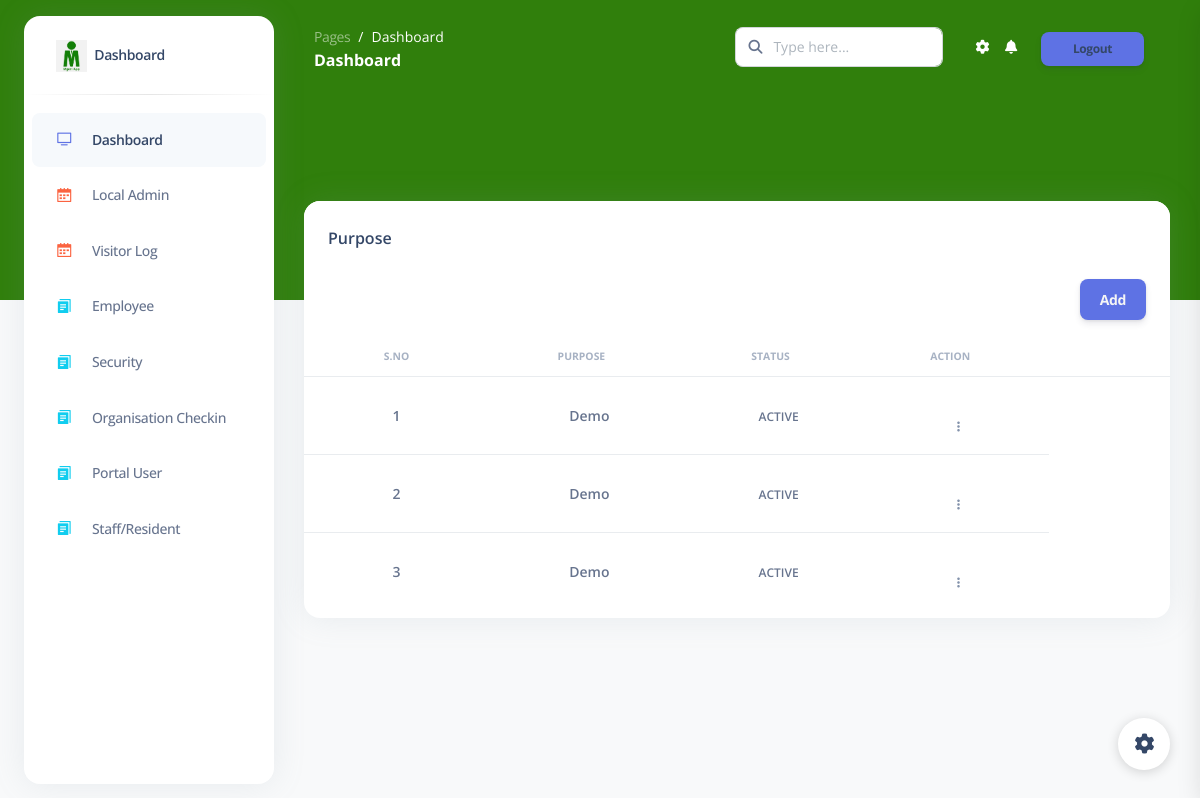
The page /purpose (signed in) on the database its author committed.
### subapp/models.py (models this page shows, shortened)
class Purpose(models.Model):
    user_id=models.ForeignKey(User,on_delete=models.CASCADE, null=True)
    name=models.CharField(max_length=100,blank=True,null=True)
    status=models.CharField(max_length=100)
    created_at = models.DateTimeField(auto_now_add=True)

### subapp/views.py (the view, shortened to what this page needs)
# urls.py: path('purpose', views.PurposeView.as_view(),name='purpose_api'),
@user_passes_test(check_role_is_organisationadmin_and_localadmin)
def purpose(request):
    records = Purpose.objects.all()
    form = PurposeForm(initial={"user_id": request.user.id})
    context = {"form": form, "records": records, "purpose": "active"}
    return render(request, "mgeni/purpose.html", context)

### subapp/forms.py
class PurposeForm(forms.ModelForm):
    class Meta:
        model = Purpose
        fields = '__all__'
        widgets={
            'user_id':forms.TextInput(attrs={'hidden':'hidden'}),
        }
    def __init__(self, *args, **kwargs):
        super(PurposeForm, self).__init__(*args, **kwargs)
        for visible in self.visible_fields():
            visible.field.widget.attrs['class'] = 'form-control'

### subapp/check_user_role.py (called while the page is built)
def check_role_is_organisationadmin_and_localadmin(user):
    print(user)
    if user.is_authenticated and user.role.role_name == "OrganisationAdmin" or user.is_authenticated and user.role.role_name == "LocalAdmin":
        return True
    else:
        return redirect('/login')

### subapp/templates/mgeni/purpose.html (shortened to what this page needs)
{% extends 'base.html' %}
{% block body_block %}
{% load static %}
<br><br><br>
<div class="row" style="padding: 30px;">
    <div class="col-12">
      <div class="card mb-4">
        <div class="card-header pb-0">
          <h6>Purpose</h6>
          <button style="float: right;" type="button" class="btn btn-primary" data-bs-toggle="modal" data-bs-target="#exampleModal">
            Add
          </button>
        </div>
        <div class="card-body px-0 pt-0 pb-2">
          <div class="table-responsive p-0">
            <table class="table align-items-center justify-content-center mb-0">
              <thead>
                <tr>
                  <th class="text-uppercase text-secondary text-xxs font-weight-bolder opacity-7">S.no</th>
                  <th class="text-uppercase text-secondary text-xxs font-weight-bolder opacity-7 ps-2">Purpose</th>
                  <th class="text-uppercase text-secondary text-xxs font-weight-bolder opacity-7 ps-2">Status</th>
                  <th class="text-uppercase text-secondary text-xxs font-weight-bolder text-center opacity-7 ps-2">Action</th>
                  <th></th>
                </tr>
              </thead>
              <tbody>
                {% for data in records %}
                <tr>
                    <td>
                        <p class="text-sm font-weight-bold mb-0">{{forloop.counter}}</p>
                      </td>
                  <td>
                    <p class="text-sm font-weight-bold mb-0">{{data.name}}</p>
                  </td>
                  <td>
                    <span class="text-xs font-weight-bold">{{data.status}}</span>
                  </td>
                  <td >
                    <button class="btn btn-link text-secondary mb-0">
                      <i class="fa fa-ellipsis-v text-xs"></i>
                    </button>
                  </td>
                </tr>
                {% endfor %}
              </tbody>
            </table>
          </div>
        </div>
      </div>
    </div>
  </div>
{% endblock %}

### subapp/templates/mgeni/purpose.html (style rules this page uses)
td,th { text-align: center; }

### subapp/templates/base.html (style rules this page uses)
.btn { color: whitesmoke; }
button { outline-color: none; text-decoration-color: white; background-color:whitesmoke; margin-top: 20px; text-decoration: none; font-family: 'Lucida Sans', 'Lucida Sans Regular', 'Lucida Grande', 'Lucida Sans Unicode', Geneva, Verdana, sans-serif; }

### rows shown on the page
Purpose: name "Demo", status "ACTIVE"
Purpose: name "Demo", status "ACTIVE"
Purpose: name "Demo", status "ACTIVE"
